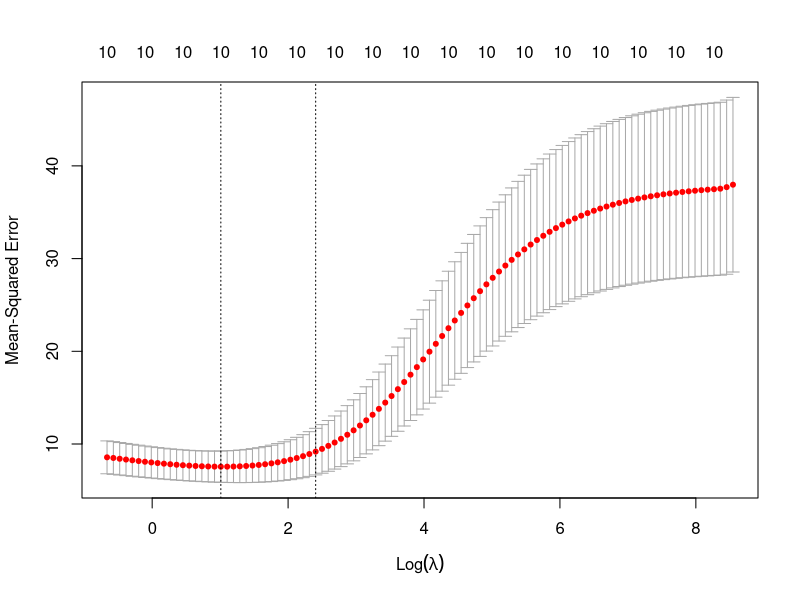

Here is the R script that generated this plot:
## ---- chunk 1
#install.packages("glmnet")
library(glmnet)
data(mtcars) #pre-installed dataset
head(mtcars)
## ---- chunk 2
    # Target variable
    y <- mtcars$mpg

    # All other columns as predictors
    x <- as.matrix(mtcars[, -which(names(mtcars) == "mpg")])

    # Check the matrix
    head(x)
## ---- chunk 3
    # Ridge Regression with glmnet
    ridge_model <- glmnet(x, y, alpha = 0)

    # Display summary of the model
    print(ridge_model)
## ---- chunk 4
    set.seed(123) # For reproducibility
    cv_model <- cv.glmnet(x, y, alpha = 0)

    # Plot of cross-validation
    plot(cv_model)

    # Find the optimal lambda value
    best_lambda <- cv_model$lambda.min
    print(best_lambda)
## ---- chunk 5
    # Retrieve coefficients using the optimal lambda value
    ridge_coefficients <- coef(cv_model, s = "lambda.min")

    # Display the coefficients
    print(ridge_coefficients)
